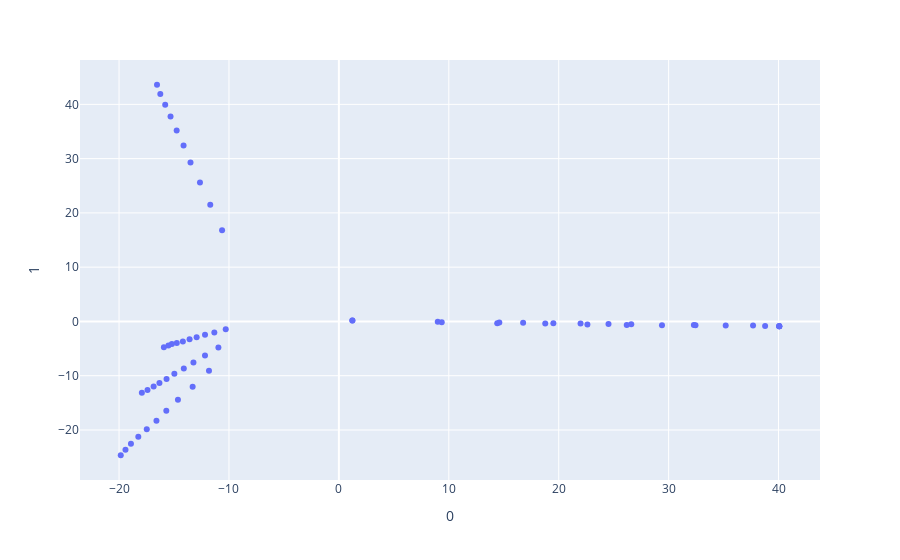

Notebook code cell kept with this figure:
### Code cell
ilknoktalar12 = ilkdogrunoktalari12.copy()

for i in range(7):
    ilknoktalar12[i][0] = ilknoktalar12[i][0].flatten()
    ilknoktalar12[i][1] = ilknoktalar12[i][1].flatten()
    ilknoktalar12[i][2] = ilknoktalar12[i][2].flatten()
    ilknoktalar12[i][3] = ilknoktalar12[i][3].flatten()
    ilknoktalar12[i][4] = ilknoktalar12[i][4].flatten()

Xaralist12= []
for i in range(7):
    Xaralist12.append(np.hstack((ilknoktalar12[i][0],ilknoktalar12[i][1],ilknoktalar12[i][2],ilknoktalar12[i][3],ilknoktalar12[i][4])))



sonnoktalar12 = tümNoktalarim.copy()

for i in range(7):
    sonnoktalar12[i][0] = sonnoktalar12[i][0].flatten()
    sonnoktalar12[i][1] = sonnoktalar12[i][1].flatten()
    sonnoktalar12[i][2] = sonnoktalar12[i][2].flatten()
    sonnoktalar12[i][3] = sonnoktalar12[i][3].flatten()
    sonnoktalar12[i][4] = sonnoktalar12[i][4].flatten()

Xsonaralist12= []
for i in range(7):
    Xsonaralist12.append(np.hstack((sonnoktalar12[i][0],sonnoktalar12[i][1],sonnoktalar12[i][2],sonnoktalar12[i][3],sonnoktalar12[i][4])))




Xaralist12 = np.array(Xaralist12)
Xsonaralist12 = np.array(Xsonaralist12)
alldizi = np.vstack((Xlist,Xaralist12,Xsonaralist12))

X = alldizi

pca = PCA(n_components=2)
components = pca.fit_transform(X)

fig = px.scatter(components, x=0, y=1)
fig.show()

### Figure 1 — Plotly figure (JSON) as saved in the notebook; plotly's stock layout.template omitted (floating-point values rounded to 4 significant figures)
{"data": [{"hovertemplate": "0=%{x}<br>1=%{y}<extra></extra>", "legendgroup": "", "marker": {"color": "#636efa", "symbol": "circle"}, "mode": "markers", "name": "", "orientation": "v", "showlegend": false, "type": "scatter", "x": [-11.82, -13.3, -14.64, -15.7, -16.6, -17.48, -18.25, -18.92, -19.42, -19.85, 9.356, 14.41, 18.77, 22.61, 26.19, 29.39, 32.44, 35.19, 37.68, 40.06, -10.63, -11.7, -12.64, -13.5, -14.13, -14.76, -15.32, -15.8, -16.25, -16.55, -10.3, -11.33, -12.18, -12.94, -13.58, -14.19, -14.75, -15.2, -15.51, -15.92, -10.96, -12.18, -13.23, -14.11, -14.97, -15.68, -16.33, -16.86, -17.41, -17.93, 1.227, 8.994, 16.76, 24.53, 32.3, 40.06, 40.06, 1.227, 14.6, 19.51, 21.99, 26.6, 38.78, 40.06], "xaxis": "x", "y": [-9.091, -12.03, -14.41, -16.45, -18.29, -19.87, -21.26, -22.52, -23.65, -24.66, -0.1636, -0.3351, -0.4014, -0.5491, -0.6654, -0.6835, -0.7012, -0.7691, -0.7702, -0.8774, 16.81, 21.51, 25.62, 29.28, 32.4, 35.17, 37.77, 39.95, 41.92, 43.61, -1.458, -2.021, -2.44, -2.901, -3.265, -3.677, -3.965, -4.167, -4.451, -4.746, -4.814, -6.287, -7.566, -8.665, -9.661, -10.61, -11.36, -12.01, -12.63, -13.14, 0.1573, -0.04961, -0.2566, -0.4635, -0.6705, -0.8774, -0.8774, 0.1573, -0.1997, -0.3344, -0.4011, -0.5227, -0.8423, -0.8774], "yaxis": "y"}], "layout": {"legend": {"tracegroupgap": 0}, "margin": {"t": 60}, "xaxis": {"anchor": "y", "domain": [0, 1], "title": {"text": "0"}}, "yaxis": {"anchor": "x", "domain": [0, 1], "title": {"text": "1"}}}}
